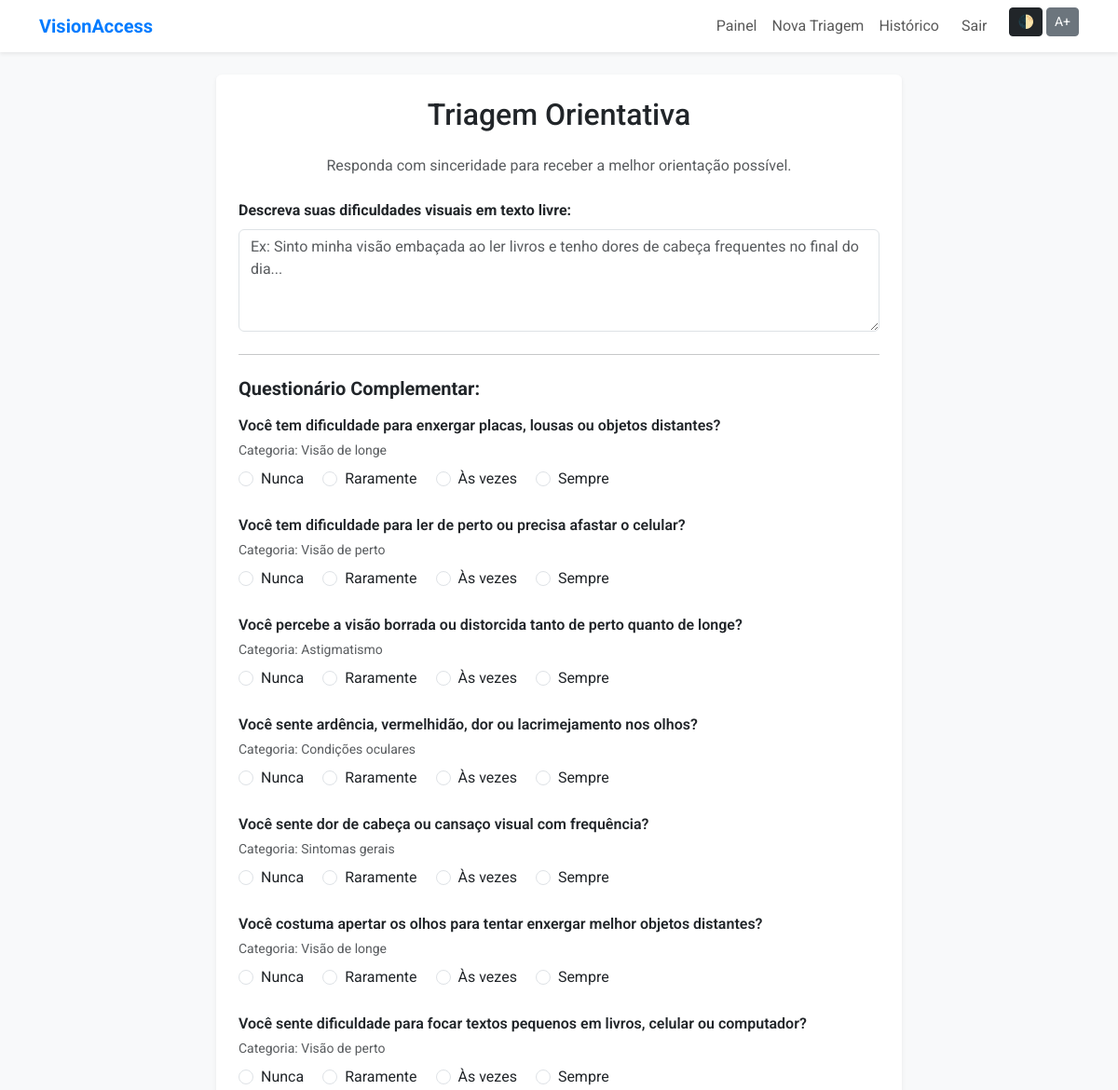
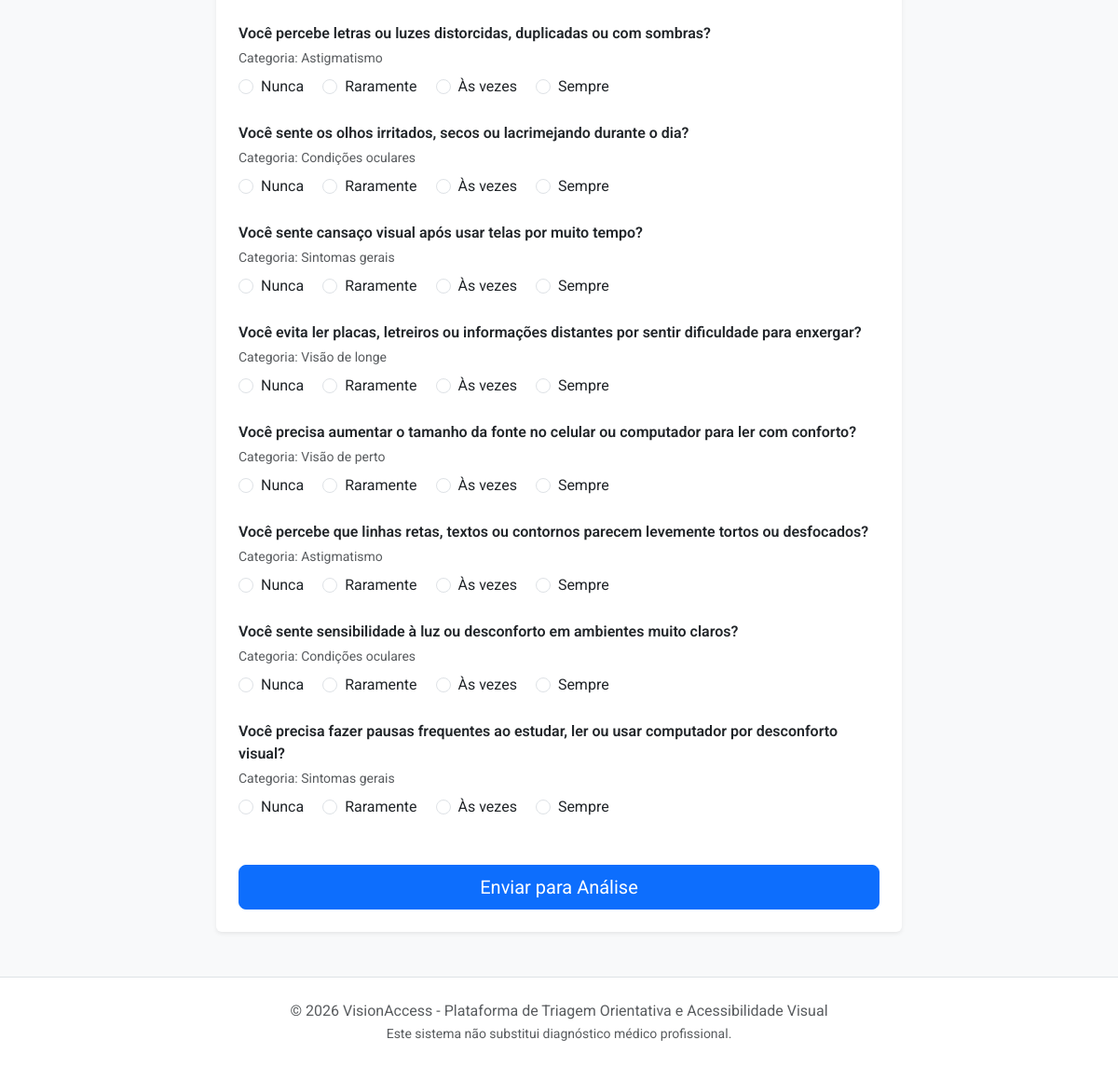
/triagem.php (signed in), run on the app's committed database (2 pictures, top to bottom).
### tables this page shows
CREATE TABLE `pergunta` (
  `id_pergunta` int(11) NOT NULL,
  `id_categoria` int(11) NOT NULL,
  `enunciado` varchar(255) NOT NULL,
  `ativo` tinyint(1) DEFAULT 1
);

CREATE TABLE `opcao_resposta` (
  `id_opcao` int(11) NOT NULL,
  `id_pergunta` int(11) NOT NULL,
  `texto` varchar(100) NOT NULL,
  `pontuacao` int(11) NOT NULL DEFAULT 0
);

### triagem.php (the view, shortened to what this page needs)
<?php
require_once 'includes/db_connect.php';
include 'includes/header.php';
$stmt = $pdo->query("
    SELECT
        p.id_pergunta,
        p.enunciado,
        c.nome AS categoria,
        o.id_opcao,
        o.texto AS opcao_texto
    FROM pergunta p
    JOIN categoria_triagem c ON c.id_categoria = p.id_categoria
    JOIN opcao_resposta o ON o.id_pergunta = p.id_pergunta
    WHERE p.ativo = TRUE
    ORDER BY p.id_pergunta, o.id_opcao
");
$linhas = $stmt->fetchAll(PDO::FETCH_ASSOC);
$perguntas = [];
foreach ($linhas as $linha) {
    $idPergunta = $linha['id_pergunta'];
    if (!isset($perguntas[$idPergunta])) {
        $perguntas[$idPergunta] = [
            'id_pergunta' => $linha['id_pergunta'],
            'enunciado' => $linha['enunciado'],
            'categoria' => $linha['categoria'],
            'opcoes' => []
        ];
    }
    $perguntas[$idPergunta]['opcoes'][] = [
        'id_opcao' => $linha['id_opcao'],
        'texto' => $linha['opcao_texto']
    ];
}
?>
<div class="row justify-content-center">
    <div class="col-md-8">
        <div class="card shadow-sm border-0">
            <div class="card-body p-4">
                <h2 class="text-center mb-4">Triagem Orientativa</h2>
                <p class="text-muted text-center mb-4">Responda com sinceridade para receber a melhor orientação possível.</p>
                <form action="php/processar_triagem.php" method="POST" id="triagem-form">
                    <div class="mb-4">
                        <label for="descricao_texto" class="form-label fw-bold">Descreva suas dificuldades visuais em texto livre:</label>
                        <textarea class="form-control" id="descricao_texto" name="descricao_texto" rows="4" required placeholder="Ex: Sinto minha visão embaçada ao ler livros e tenho dores de cabeça frequentes no final do dia..."></textarea>
                    </div>
                    <hr class="my-4">
                    <h5 class="mb-3 fw-bold">Questionário Complementar:</h5>
                    <?php foreach ($perguntas as $pergunta): ?>
                        <div class="mb-4">
                            <p class="mb-1 fw-semibold"><?php echo htmlspecialchars($pergunta['enunciado']); ?></p>
                            <small class="text-muted d-block mb-2">Categoria: <?php echo htmlspecialchars($pergunta['categoria']); ?></small>
                            <?php foreach ($pergunta['opcoes'] as $opcao): ?>
                                <?php
                                    $inputId = 'p' . $pergunta['id_pergunta'] . '_o' . $opcao['id_opcao'];
                                ?>
                                <div class="form-check form-check-inline">
                                    <input
                                        class="form-check-input"
                                        type="radio"
                                        name="respostas[<?php echo (int) $pergunta['id_pergunta']; ?>]"
                                        id="<?php echo htmlspecialchars($inputId); ?>"
                                        value="<?php echo (int) $opcao['id_opcao']; ?>"
                                        required
                                    >
                                    <label class="form-check-label" for="<?php echo htmlspecialchars($inputId); ?>">
                                        <?php echo htmlspecialchars($opcao['texto']); ?>
                                    </label>
                                </div>
                            <?php endforeach; ?>
                        </div>
                    <?php endforeach; ?>
                    <div class="d-grid mt-5">
                        <button type="submit" class="btn btn-primary btn-lg" <?php echo empty($perguntas) ? 'disabled' : ''; ?>>Enviar para Análise</button>
                    </div>
                </form>
            </div>
        </div>
    </div>
</div>
<?php include 'includes/footer.php'; ?>

### assets/css/style.css (style rules this page uses)
html, body { height: 100%; margin: 0; }
body { font-family: 'Roboto', sans-serif; display: flex; flex-direction: column; }
.bg-custom { background-color: #f8f9fa; }

### data on the page
pergunta: opcao_resposta.texto "Nunca"
pergunta: opcao_resposta.texto "Sempre"
pergunta: opcao_resposta.texto "Nunca", opcao_resposta.texto "Raramente", opcao_resposta.texto "Às vezes", opcao_resposta.texto "Sempre"
pergunta: opcao_resposta.texto "Nunca", opcao_resposta.texto "Raramente", opcao_resposta.texto "Às vezes", opcao_resposta.texto "Sempre"
pergunta: opcao_resposta.texto "Nunca", opcao_resposta.texto "Raramente", opcao_resposta.texto "Às vezes", opcao_resposta.texto "Sempre"
pergunta: opcao_resposta.texto "Nunca", opcao_resposta.texto "Raramente", opcao_resposta.texto "Às vezes", opcao_resposta.texto "Sempre"
pergunta: opcao_resposta.texto "Nunca", opcao_resposta.texto "Raramente", opcao_resposta.texto "Às vezes", opcao_resposta.texto "Sempre"
pergunta: opcao_resposta.texto "Nunca", opcao_resposta.texto "Raramente", opcao_resposta.texto "Às vezes", opcao_resposta.texto "Sempre"
pergunta: opcao_resposta.texto "Nunca", opcao_resposta.texto "Raramente", opcao_resposta.texto "Às vezes", opcao_resposta.texto "Sempre"
pergunta: opcao_resposta.texto "Nunca", opcao_resposta.texto "Raramente", opcao_resposta.texto "Às vezes", opcao_resposta.texto "Sempre"
pergunta: opcao_resposta.texto "Nunca", opcao_resposta.texto "Raramente", opcao_resposta.texto "Às vezes", opcao_resposta.texto "Sempre"
pergunta: opcao_resposta.texto "Nunca", opcao_resposta.texto "Raramente", opcao_resposta.texto "Às vezes", opcao_resposta.texto "Sempre"
pergunta: opcao_resposta.texto "Nunca", opcao_resposta.texto "Raramente", opcao_resposta.texto "Às vezes", opcao_resposta.texto "Sempre"

### other printed values
$pergunta['enunciado'] "Você tem dificuldade para enxergar placas, lousas ou objetos distantes?"
$pergunta['categoria'] "Visão de longe"
$opcao['texto'] "Raramente"
$opcao['texto'] "Às vezes"
$opcao['texto'] "Sempre"
$pergunta['enunciado'] "Você tem dificuldade para ler de perto ou precisa afastar o celular?"
$pergunta['categoria'] "Visão de perto"
$opcao['texto'] "Nunca"
$pergunta['enunciado'] "Você percebe a visão borrada ou distorcida tanto de perto quanto de longe?"
$pergunta['categoria'] "Astigmatismo"
$pergunta['enunciado'] "Você sente ardência, vermelhidão, dor ou lacrimejamento nos olhos?"
$pergunta['categoria'] "Condições oculares"
$pergunta['enunciado'] "Você sente dor de cabeça ou cansaço visual com frequência?"
$pergunta['categoria'] "Sintomas gerais"
$pergunta['enunciado'] "Você costuma apertar os olhos para tentar enxergar melhor objetos distantes?"
